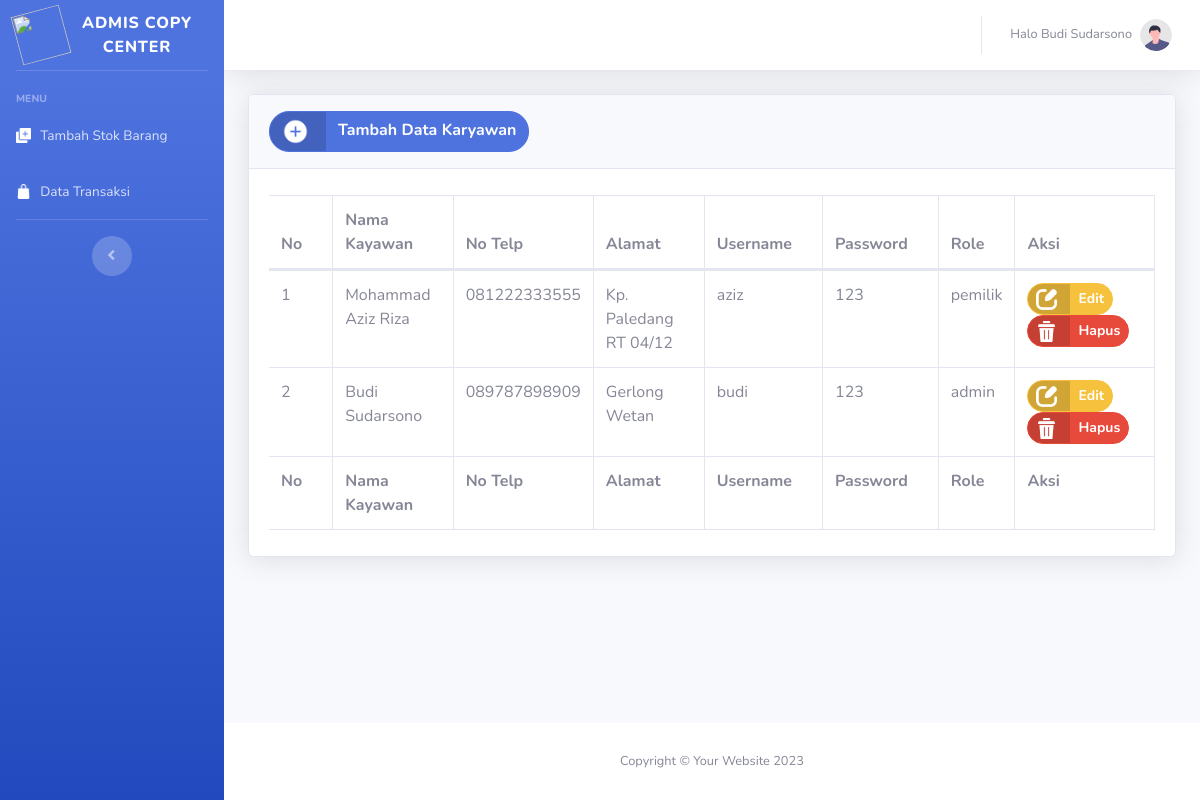
Page /data_karyawan.php (signed in) on the committed database.
### tables this page shows
CREATE TABLE `karyawan` (
  `id_karyawan` int(11) NOT NULL,
  `nama_karyawan` varchar(50) NOT NULL,
  `no_telp` varchar(15) NOT NULL,
  `alamat` text NOT NULL,
  `username` varchar(20) NOT NULL,
  `password` varchar(20) NOT NULL,
  `level` varchar(20) NOT NULL
);

### db.php (called while the page is built, shortened)
<?php
$servername = "localhost";
$username = "root";
$password = "";
$dbname = "fotokopi";
$conn = new mysqli($servername, $username, $password, $dbname);
function getKaryawan() {
    global $conn;
    $query = "SELECT * FROM karyawan";
    $result = $conn->query($query);
    $data = array();
    if ($result->num_rows > 0) {
        while ($row = $result->fetch_assoc()) {
            $data[] = $row;
        }
    }
    return $data;
}
?>

### data_karyawan.php (the view, shortened to what this page needs)
<?php
require 'header.php';
$dataKaryawan = getKaryawan();
?>
  <div class="container-fluid">
<div class="card shadow mb-4">
    <div class="card-header py-3">
        <h6 class="m-0 font-weight-bold text-primary">
            <a data-toggle="modal" data-target="#tambahModal" class="btn btn-primary btn-icon-split btn-round">
                <span class="icon text-white-50">
                    <img src="img/add.png" alt="Icon" style="vertical-align: middle; margin-right: 5px;"  width="27" height="27">
                </span>
                <span class="text"><b>Tambah Data Karyawan</b></span>
            </a>
        </h6>
    </div>
    <div class="card-body">
        <div class="table-responsive">
            <table class="table table-bordered" id="dataTable" width="100%" cellspacing="0">
                <thead>
                    <tr>
                        <th>No</th>
                        <th>Nama Kayawan</th>
                        <th>No Telp</th>
                        <th>Alamat</th>
                        <th>Username</th>
                        <th>Password</th>
                        <th>Role</th>
                        <th>Aksi</th>
                    </tr>
                </thead>
                <tfoot>
                    <tr>
                        <th>No</th>
                        <th>Nama Kayawan</th>
                        <th>No Telp</th>
                        <th>Alamat</th>
                        <th>Username</th>
                        <th>Password</th>
                        <th>Role</th>
                        <th>Aksi</th>
                    </tr>
                </tfoot>
                <tbody>
                    <?php
                        $i = 0;
                        foreach ($dataKaryawan as $karyawan) {
                            $i += 1;
                    ?>
                    <tr>
                        <td><?php echo $i; ?></td>
                        <td><?php echo $karyawan['nama_karyawan']; ?></td>
                        <td><?php echo $karyawan['no_telp']; ?></td>
                        <td><?php echo $karyawan['alamat']; ?></td>
                        <td><?php echo $karyawan['username']; ?></td>
                        <td><?php echo $karyawan['password']; ?></td>
                        <td><?php echo $karyawan['level']; ?></td>
                        <td>
                            <a href="#" id_karyawan="<?php echo $karyawan['id_karyawan']; ?>" class="btn btn-sm btn-warning btn-icon-split btn-round btn-sm editbtn">
                                <span class="icon text-white-50">
                                    <img src="img/editing.png" alt="Icon" style="margin-right: 5px;"  width="21" height="21">
                                </span>
                                <span class="text"><b>Edit</b></span>
                            </a>
                            <a href="#" data-toggle="modal" data-target="#konfirmasiModal" isi="<?php echo $karyawan['id_karyawan']; ?>" onclick="hapusData(this);" class="btn btn-sm btn-danger btn-icon-split btn-round btn-sm">
                                <span class="icon text-white-50">
                                    <img src="img/delete.png" alt="Icon" style="margin-right: 5px;" width="21" height="21">
                                </span>
                                <span class="text"><b>Hapus</b></span>
                            </a>
                        </td>
                    </tr>
                    <?php
                        }
                    ?>
                </tbody>
            </table>
        </div>
    </div>
</div>
</div>
</div>
<?php
require 'footer.php';
?>

### rows in the picture
karyawan: nama_karyawan "Mohammad Aziz Riza", no_telp "081222333555", alamat "Kp. Paledang RT 04/12", username "aziz", password "123", level "pemilik"
karyawan: nama_karyawan "Budi Sudarsono", no_telp "089787898909", alamat "Gerlong Wetan", username "budi", password "123", level "admin"

### other values in the picture
$_SESSION['nama'] "Budi Sudarsono"
